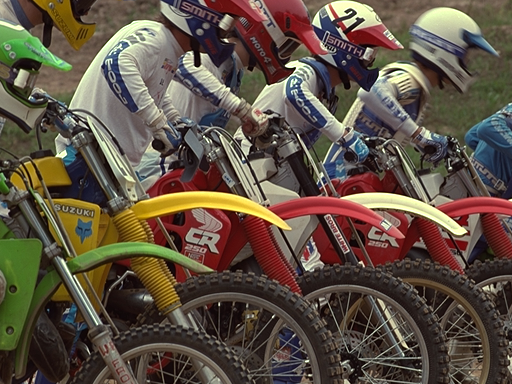
#> input picture photos/I05.BMP, 512 x 384 px
$ python main.py
#> lines starting #> are read from the running program, lines starting #| are printed output that depends on the picture
### lab4/segmentator.py
import numpy as np


class Segmentator:
    def __init__(self, image, block_size):
        self.image = image
        self.block_size = block_size

    def segment_image(self):
        h, w = self.image.shape
        segments = []

        for y in range(0, h, self.block_size):
            for x in range(0, w, self.block_size):
                segment = self.image[y:min(y + self.block_size, h), x:min(x + self.block_size, w)]
                segments.append(segment)

        return segments

### lab5/max_diff_equal_series_calculator.py
import numpy as np
from lab5.matrix_creator import MatrixCreator


class MaxDifferenceEqualSeriesCalculator:
    def __init__(self, max_diff):
        self.max_diff = max_diff

    def calculate(self, image):
        image = image.astype(np.int16)

        self.__init_values()

        image_as_matrix = MatrixCreator.from_vector(image)

        for matrix in image_as_matrix:
            for value in matrix:
                diff_between_prev_and_cur = abs(value - self.prev_value)
                is_small_difference = diff_between_prev_and_cur <= self.max_diff

                if is_small_difference:
                    self.__increment_cur_max_value()

                self.__save_prev_value(value)

            self.__save_current_max_for_a_row()

        avg_max_value = sum(self.max_values_per_row) / len(self.max_values_per_row)
        return avg_max_value

    def __init_values(self):
        self.max_values_per_row = []
        self.prev_value = 0
        self.cur_max_value = 0

    def __save_prev_value(self, value):
        self.prev_value = value

    def __save_current_max_for_a_row(self):
        self.max_values_per_row.append(self.cur_max_value)
        self.cur_max_value = 0

    def __increment_cur_max_value(self):
        self.cur_max_value += 1

### lab5/amount_of_big_diff_calculator.py
import numpy as np
from lab5.matrix_creator import MatrixCreator


class AmountOfBigDifferenceCalculator:
    def __init__(self, min_diff):
        self.min_diff = min_diff

    def calculate(self, image):
        image = image.astype(np.int16)

        self.__init_values()

        image_as_matrix = MatrixCreator.from_vector(image)
        amount_of_big_diffs = 0

        for matrix in image_as_matrix:
            for value in matrix:
                diff_between_prev_and_cur = abs(value - self.prev_value)
                is_small_difference = diff_between_prev_and_cur >= self.min_diff

                if is_small_difference:
                    self.__increment_cur_max_value()

                amount_of_big_diffs += 1

            self.__save_current_max_for_a_row()

        return sum(self.max_values_per_row)

    def __init_values(self):
        self.max_values_per_row = []
        self.prev_value = 0
        self.cur_max_value = 0

    def __save_prev_value(self, value):
        self.prev_value = value

    def __save_current_max_for_a_row(self):
        self.max_values_per_row.append(self.cur_max_value)
        self.cur_max_value = 0

    def __increment_cur_max_value(self):
        self.cur_max_value += 1

### lab5/heatmap_plotter.py
import matplotlib.pyplot as plt
import numpy as np


class Heatmap2DPlotter:
    AMOUNT_OF_TICKS_ON_COLORBAR = 5
    COMMA_DIGITS = 2

    def __init__(self, data_2d, title="", xlabel="", ylabel=""):
        self.data_2d = data_2d
        self.title = title
        self.xlabel = xlabel
        self.ylabel = ylabel

        self.__setup_plot()
        self.__setup_colorbar()

    def show(self):
        plt.show()

    def __setup_plot(self):
        plt.xlabel(self.xlabel)
        plt.ylabel(self.ylabel)
        plt.title(self.title)
        plt.imshow(self.data_2d, cmap='viridis', interpolation='nearest')

    def __setup_colorbar(self):
        plt.colorbar()

### lab5/matrix_creator.py
import numpy as np
from math import sqrt, ceil


class MatrixCreator:
    @classmethod
    def from_vector(cls, vector):
        vector = np.matrix.flatten(vector)

        if vector is None:
            raise RuntimeError("Non-empty vector is expected, but an empty one is provided")

        side = int(ceil(sqrt(len(vector))))

        can_array_be_a_square_matrix = side ** 2 == len(vector)
        if can_array_be_a_square_matrix is False:
            raise RuntimeError()

        return np.array(vector).reshape(side, side)


# [6 lines that do not run on import are left out]

### lab4/average_diff.py
import cv2


class AverageDifferenceCalculator:
    def __init__(self, image):
        self.image = image

    def calculate(self):
        mean, stddev = cv2.meanStdDev(self.image)
        return mean

### lab5/shennon_entropy.py
import numpy as np


class ShennonEntropyCalculator:
    def __init__(self, image):
        self.image = image

    def calculate(self):
        histogram = self.__get_histogram()
        histogram = self.__remove_negative_histogram_values_from(histogram)
        return self.__get_entropy_from(histogram)

    def __get_histogram(self):
        histogram, _ = np.histogram(self.image, bins=256, range=(0, 256), density=True)
        return histogram

    def __remove_negative_histogram_values_from(self, histogram):
        return histogram[histogram > 0]

    def __get_entropy_from(self, histogram):
        return -np.sum(histogram * np.log2(histogram))

### lab5/main.py
import cv2
import numpy as np
import matplotlib as mpl
import matplotlib.pyplot as plt

from lab5.amount_of_big_diff_calculator import AmountOfBigDifferenceCalculator
from lab5.average_diff import AverageDifferenceCalculator
from lab5.heatmap_plotter import Heatmap2DPlotter
from lab5.segmentator import Segmentator
from lab5.max_diff_equal_series_calculator import MaxDifferenceEqualSeriesCalculator
from lab5.shennon_entropy import ShennonEntropyCalculator

MAX_COLOR_BRIGHTNESS = 255

mpl.rcParams['figure.dpi'] = 120
IMAGE_PATH = '../photos/I05.BMP'
SEGMENT_SIZE = 8
MAX_DIFF_TO_TREAT_AS_EQUAL = 20
MIN_DIFF_TO_TREAT_AS_DIFFERENT = MAX_COLOR_BRIGHTNESS - MAX_DIFF_TO_TREAT_AS_EQUAL


def get_image_from(path):
#> called with path = '../photos/I05.BMP'
    return cv2.imread(path)
#> returned value is the input picture: shape (384, 512, 3); mean B, G, R 68.2, 82, 95.1


def get_grayscale_image_of(image):
    return cv2.cvtColor(image, cv2.COLOR_BGR2GRAY)
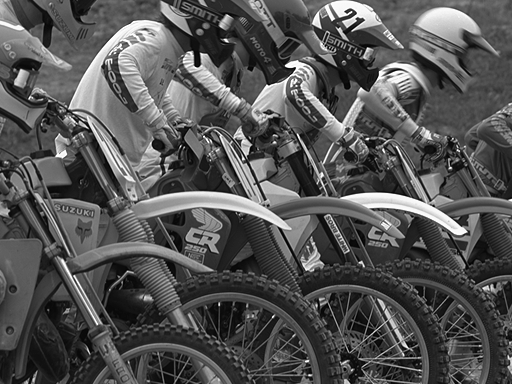
#> returned value: shape (384, 512); min 0, max 255, mean 84.3


def make_2d_array_from_1d_array(segments, segment_size, original_image):
    h, w = original_image.shape
    num_segments_width = w // segment_size
    num_segments_height = len(segments) // num_segments_width
    return np.reshape(segments, (num_segments_height, num_segments_width))


def show_2d_heatmap_for(data, title=""):
    data_2d = make_2d_array_from_1d_array(data, SEGMENT_SIZE, image)

    Heatmap2DPlotter(data_2d, title=title).show()


def get_equal_series_for_each_segment(segments):
    calculator = MaxDifferenceEqualSeriesCalculator(MAX_DIFF_TO_TREAT_AS_EQUAL)
    return [*map(lambda s: calculator.calculate(s), segments)]


def get_amount_of_big_diff_for_each_segment(segments):
    calculator = AmountOfBigDifferenceCalculator(MIN_DIFF_TO_TREAT_AS_DIFFERENT)
    return [*map(lambda s: calculator.calculate(s), segments)]


def get_shennon_entropies_for_each_segment(segments):
    return [*map(lambda s: ShennonEntropyCalculator(s).calculate(), segments)]


def get_average_difference_for_each_segment(segments):
    return [*map(lambda s: AverageDifferenceCalculator(s).calculate(), segments)]


if __name__ == "__main__":
    image = get_image_from(IMAGE_PATH)
    image = get_grayscale_image_of(image)

    if image is None:
        raise FileNotFoundError(f"Image not found: '{IMAGE_PATH}'")

    segments = Segmentator(image, SEGMENT_SIZE).segment_image()
#> after the loop in segment_image, `for y in range(0, h, self.block_size):`: segments = 3072 items
#> segments = 3072 items

    equal_series = get_equal_series_for_each_segment(segments)
#> equal_series = 3072 values, max 8 at index 10, min 1.12 at index 1266, mean 5.96

    diff_series = get_amount_of_big_diff_for_each_segment(segments)
#> diff_series = 3072 values, max 62 at index 109, min 0 at index 0, mean 1.27

    shennon_entropies = get_shennon_entropies_for_each_segment(segments)
#> shennon_entropies = 3072 values, max 5.84 at index 1067, min 1.96 at index 2820, mean 4.83
    average_differences = get_average_difference_for_each_segment(segments)
#> average_differences = 3072 items, first 6: [156.1], [93.42], [68.98], [62.19], [62.25], [102.3]

    show_2d_heatmap_for(equal_series,
                        f"Segment classification result\nby the length of identical elements\n(segments {SEGMENT_SIZE}x{SEGMENT_SIZE}, max difference: {MAX_DIFF_TO_TREAT_AS_EQUAL})")
#> in make_2d_array_from_1d_array, `num_segments_height = len(segments) // num_segments_width`: num_segments_height = 48
#> in show, `plt.show()`:
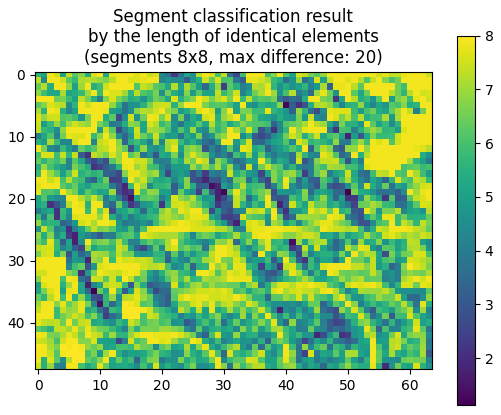
#> figure drawn by matplotlib, 2 panels

    show_2d_heatmap_for(diff_series,
                        f"Segment classification result\nby the number of brightness changes\n(segments {SEGMENT_SIZE}x{SEGMENT_SIZE}, max difference: {MIN_DIFF_TO_TREAT_AS_DIFFERENT})")
#> call 2 of make_2d_array_from_1d_array, with segment_size = 8
#> in make_2d_array_from_1d_array (call 2), `return np.reshape(segments, (num_segments_height, num_segments_width))`:
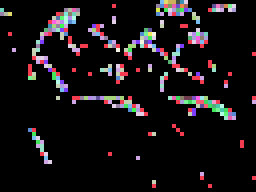
#> returned value: shape (48, 64) int64 (shown 4 times larger); 50 distinct labels, from 0 to 62; one colour per label, 0 black
#> in show (call 2), `plt.show()`:
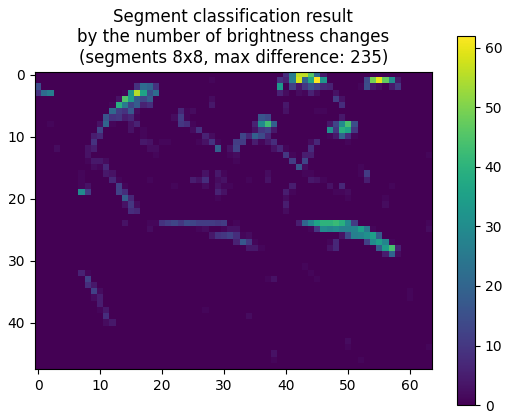
#> figure drawn by matplotlib, 2 panels

    show_2d_heatmap_for(shennon_entropies,
                        f"Segment classification result\nby Shannon entropy\n(segments {SEGMENT_SIZE}x{SEGMENT_SIZE})")
#> call 3 of make_2d_array_from_1d_array, with segment_size = 8
#> in make_2d_array_from_1d_array (call 3), `return np.reshape(segments, (num_segments_height, num_segments_width))`:
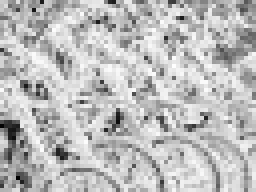
#> returned value: shape (48, 64) float64 (shown 4 times larger); min 1.96, max 5.84, mean 4.83; drawn with min black and max white
#> in show (call 3), `plt.show()`:
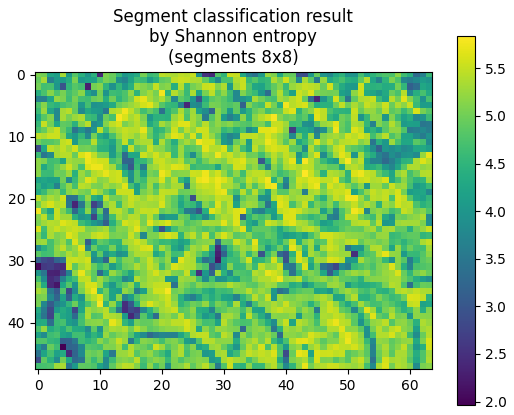
#> figure drawn by matplotlib, 2 panels

    show_2d_heatmap_for(average_differences,
                        f"Segment classification result\nby mean square deviation\n(segments {SEGMENT_SIZE}x{SEGMENT_SIZE})")
#> in show (call 4), `plt.show()`:
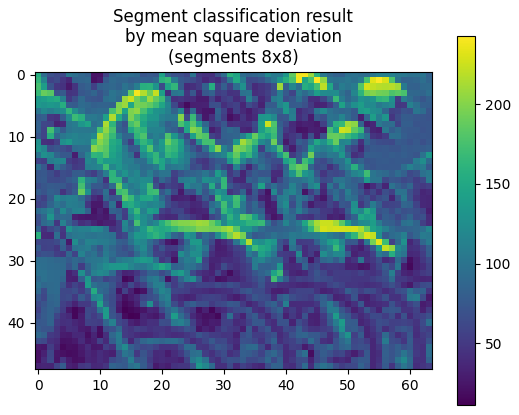
#> figure drawn by matplotlib, 2 panels
